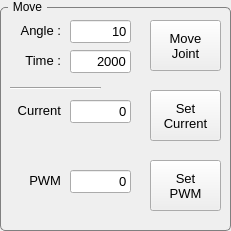
  <widget class="QGroupBox" name="groupBox_2">
   <property name="geometry">
    <rect>
     <x>520</x>
     <y>90</y>
     <width>231</width>
     <height>231</height>
    </rect>
   </property>
   <property name="styleSheet">
    <string notr="true">QGroupBox {
    border: 1px solid gray;
    border-radius: 5px;
    margin-top: 7px;
}

QGroupBox::title {
    subcontrol-origin: margin;
    left: 8px;
    padding: 0 3px 0 3px;
}

</string>
   </property>
   <property name="title">
    <string>Move</string>
   </property>
   <widget class="QPushButton" name="BTN_MOVE_JOINT">
    <property name="geometry">
     <rect>
      <x>150</x>
      <y>20</y>
      <width>71</width>
      <height>51</height>
     </rect>
    </property>
    <property name="font">
     <font>
      <pointsize>10</pointsize>
     </font>
    </property>
    <property name="text">
     <string>Move
Joint</string>
    </property>
   </widget>
   <widget class="QLabel" name="label_2">
    <property name="geometry">
     <rect>
      <x>10</x>
      <y>50</y>
      <width>51</width>
      <height>21</height>
     </rect>
    </property>
    <property name="font">
     <font>
      <pointsize>10</pointsize>
     </font>
    </property>
    <property name="text">
     <string>Time :</string>
    </property>
    <property name="alignment">
     <set>Qt::AlignRight|Qt::AlignTrailing|Qt::AlignVCenter</set>
    </property>
   </widget>
   <widget class="QLineEdit" name="LE_MOVE_DEGREE">
    <property name="geometry">
     <rect>
      <x>70</x>
      <y>20</y>
      <width>61</width>
      <height>23</height>
     </rect>
    </property>
    <property name="font">
     <font>
      <pointsize>10</pointsize>
     </font>
    </property>
    <property name="text">
     <string>10</string>
    </property>
    <property name="alignment">
     <set>Qt::AlignRight|Qt::AlignTrailing|Qt::AlignVCenter</set>
    </property>
   </widget>
   <widget class="QLineEdit" name="LE_MOVE_TIME">
    <property name="geometry">
     <rect>
      <x>70</x>
      <y>50</y>
      <width>61</width>
      <height>23</height>
     </rect>
    </property>
    <property name="font">
     <font>
      <pointsize>10</pointsize>
     </font>
    </property>
    <property name="text">
     <string>2000</string>
    </property>
    <property name="alignment">
     <set>Qt::AlignRight|Qt::AlignTrailing|Qt::AlignVCenter</set>
    </property>
   </widget>
   <widget class="QLabel" name="label">
    <property name="geometry">
     <rect>
      <x>10</x>
      <y>20</y>
      <width>51</width>
      <height>21</height>
     </rect>
    </property>
    <property name="font">
     <font>
      <pointsize>10</pointsize>
     </font>
    </property>
    <property name="text">
     <string>Angle :</string>
    </property>
    <property name="alignment">
     <set>Qt::AlignRight|Qt::AlignTrailing|Qt::AlignVCenter</set>
    </property>
   </widget>
   <widget class="Line" name="line_2">
    <property name="geometry">
     <rect>
      <x>10</x>
      <y>80</y>
      <width>91</width>
      <height>16</height>
     </rect>
    </property>
    <property name="orientation">
     <enum>Qt::Horizontal</enum>
    </property>
   </widget>
   <widget class="QPushButton" name="BTN_SET_CURRENT">
    <property name="geometry">
     <rect>
      <x>150</x>
      <y>90</y>
      <width>71</width>
      <height>51</height>
     </rect>
    </property>
    <property name="font">
     <font>
      <pointsize>10</pointsize>
     </font>
    </property>
    <property name="text">
     <string>Set
Current</string>
    </property>
   </widget>
   <widget class="QLineEdit" name="LE_CURRENT_REF">
    <property name="geometry">
     <rect>
      <x>70</x>
      <y>100</y>
      <width>61</width>
      <height>23</height>
     </rect>
    </property>
    <property name="font">
     <font>
      <pointsize>10</pointsize>
     </font>
    </property>
    <property name="text">
     <string>0</string>
    </property>
    <property name="alignment">
     <set>Qt::AlignRight|Qt::AlignTrailing|Qt::AlignVCenter</set>
    </property>
   </widget>
   <widget class="QLabel" name="label_5">
    <property name="geometry">
     <rect>
      <x>0</x>
      <y>100</y>
      <width>61</width>
      <height>21</height>
     </rect>
    </property>
    <property name="font">
     <font>
      <pointsize>10</pointsize>
     </font>
    </property>
    <property name="text">
     <string>Current</string>
    </property>
    <property name="alignment">
     <set>Qt::AlignRight|Qt::AlignTrailing|Qt::AlignVCenter</set>
    </property>
   </widget>
   <widget class="QPushButton" name="BTN_SET_PWM">
    <property name="geometry">
     <rect>
      <x>150</x>
      <y>160</y>
      <width>71</width>
      <height>51</height>
     </rect>
    </property>
    <property name="font">
     <font>
      <pointsize>10</pointsize>
     </font>
    </property>
    <property name="text">
     <string>Set
PWM</string>
    </property>
   </widget>
   <widget class="QLabel" name="label_6">
    <property name="geometry">
     <rect>
      <x>0</x>
      <y>170</y>
      <width>61</width>
      <height>21</height>
     </rect>
    </property>
    <property name="font">
     <font>
      <pointsize>10</pointsize>
     </font>
    </property>
    <property name="text">
     <string>PWM</string>
    </property>
    <property name="alignment">
     <set>Qt::AlignRight|Qt::AlignTrailing|Qt::AlignVCenter</set>
    </property>
   </widget>
   <widget class="QLineEdit" name="LE_PWM_REF">
    <property name="geometry">
     <rect>
      <x>70</x>
      <y>170</y>
      <width>61</width>
      <height>23</height>
     </rect>
    </property>
    <property name="font">
     <font>
      <pointsize>10</pointsize>
     </font>
    </property>
    <property name="text">
     <string>0</string>
    </property>
    <property name="alignment">
     <set>Qt::AlignRight|Qt::AlignTrailing|Qt::AlignVCenter</set>
    </property>
   </widget>
  </widget>
